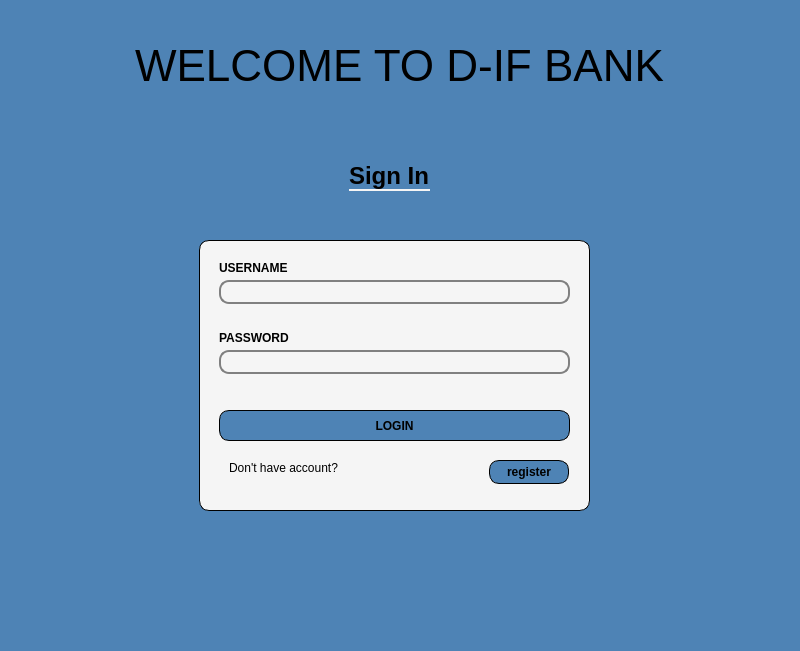
<?xml version="1.0" encoding="UTF-8"?>
<ui version="4.0">
 <class>login</class>
 <widget class="QWidget" name="login">
  <property name="geometry">
   <rect>
    <x>0</x>
    <y>0</y>
    <width>800</width>
    <height>651</height>
   </rect>
  </property>
  <property name="windowTitle">
   <string>Form</string>
  </property>
  <widget class="QStackedWidget" name="stackedWidget">
   <property name="geometry">
    <rect>
     <x>-1</x>
     <y>0</y>
     <width>801</width>
     <height>651</height>
    </rect>
   </property>
   <property name="styleSheet">
    <string notr="true">background:rgb(78, 131, 181);</string>
   </property>
   <widget class="QWidget" name="page">
    <widget class="QLabel" name="title">
     <property name="geometry">
      <rect>
       <x>350</x>
       <y>160</y>
       <width>81</width>
       <height>31</height>
      </rect>
     </property>
     <property name="styleSheet">
      <string notr="true">border-bottom : 2px solid #f5f5f5;
font-size : 24px;
font-weight: bold;
</string>
     </property>
     <property name="text">
      <string>Sign In</string>
     </property>
    </widget>
    <widget class="QLabel" name="brand">
     <property name="geometry">
      <rect>
       <x>0</x>
       <y>0</y>
       <width>801</width>
       <height>131</height>
      </rect>
     </property>
     <property name="styleSheet">
      <string notr="true">font-size : 44px;
font weight : bold;</string>
     </property>
     <property name="text">
      <string>WELCOME TO D-IF BANK</string>
     </property>
     <property name="alignment">
      <set>Qt::AlignCenter</set>
     </property>
    </widget>
    <widget class="QFrame" name="frame">
     <property name="geometry">
      <rect>
       <x>200</x>
       <y>240</y>
       <width>391</width>
       <height>271</height>
      </rect>
     </property>
     <property name="styleSheet">
      <string notr="true">background : #f5f5f5;
border : 1px solid black;
border-radius : 10px;</string>
     </property>
     <property name="frameShape">
      <enum>QFrame::StyledPanel</enum>
     </property>
     <property name="frameShadow">
      <enum>QFrame::Raised</enum>
     </property>
     <widget class="QLabel" name="label">
      <property name="geometry">
       <rect>
        <x>20</x>
        <y>20</y>
        <width>71</width>
        <height>16</height>
       </rect>
      </property>
      <property name="styleSheet">
       <string notr="true">background : #f5f5f5;
color: black;
font-weight : bold;
border : none;</string>
      </property>
      <property name="text">
       <string>USERNAME</string>
      </property>
     </widget>
     <widget class="QLabel" name="label_3">
      <property name="geometry">
       <rect>
        <x>30</x>
        <y>220</y>
        <width>111</width>
        <height>16</height>
       </rect>
      </property>
      <property name="styleSheet">
       <string notr="true">color : black;
border : none;
</string>
      </property>
      <property name="text">
       <string>Don't have account?</string>
      </property>
     </widget>
     <widget class="QPushButton" name="pushButton">
      <property name="geometry">
       <rect>
        <x>20</x>
        <y>170</y>
        <width>351</width>
        <height>31</height>
       </rect>
      </property>
      <property name="styleSheet">
       <string notr="true">background:rgb(78, 131, 181);
font-weight : bold ;
border-radius : 10px;</string>
      </property>
      <property name="text">
       <string>LOGIN</string>
      </property>
     </widget>
     <widget class="QLineEdit" name="lineEdit_2">
      <property name="geometry">
       <rect>
        <x>20</x>
        <y>110</y>
        <width>351</width>
        <height>24</height>
       </rect>
      </property>
      <property name="styleSheet">
       <string notr="true">background : #f5f5f5;
border : 2px solid grey;
border-radius : 10px;
font-size : 14px;</string>
      </property>
      <property name="echoMode">
       <enum>QLineEdit::Password</enum>
      </property>
     </widget>
     <widget class="QLineEdit" name="lineEdit">
      <property name="geometry">
       <rect>
        <x>20</x>
        <y>40</y>
        <width>351</width>
        <height>24</height>
       </rect>
      </property>
      <property name="styleSheet">
       <string notr="true">background : #f5f5f5;
border : 2px solid grey;
border-radius : 10px;
font-size : 14px;</string>
      </property>
     </widget>
     <widget class="QLabel" name="label_2">
      <property name="geometry">
       <rect>
        <x>20</x>
        <y>90</y>
        <width>71</width>
        <height>16</height>
       </rect>
      </property>
      <property name="styleSheet">
       <string notr="true">background : #f5f5f5;
color: black;
font-weight : bold;
border : none;</string>
      </property>
      <property name="text">
       <string>PASSWORD</string>
      </property>
     </widget>
     <widget class="QPushButton" name="pushButton_2">
      <property name="geometry">
       <rect>
        <x>290</x>
        <y>220</y>
        <width>80</width>
        <height>24</height>
       </rect>
      </property>
      <property name="styleSheet">
       <string notr="true">background:rgb(78, 131, 181);
font-weight : bold ;
border-radius : 10px;</string>
      </property>
      <property name="text">
       <string>register</string>
      </property>
     </widget>
    </widget>
   </widget>
   <widget class="QWidget" name="page_2"/>
  </widget>
 </widget>
 <resources/>
 <connections/>
</ui>
